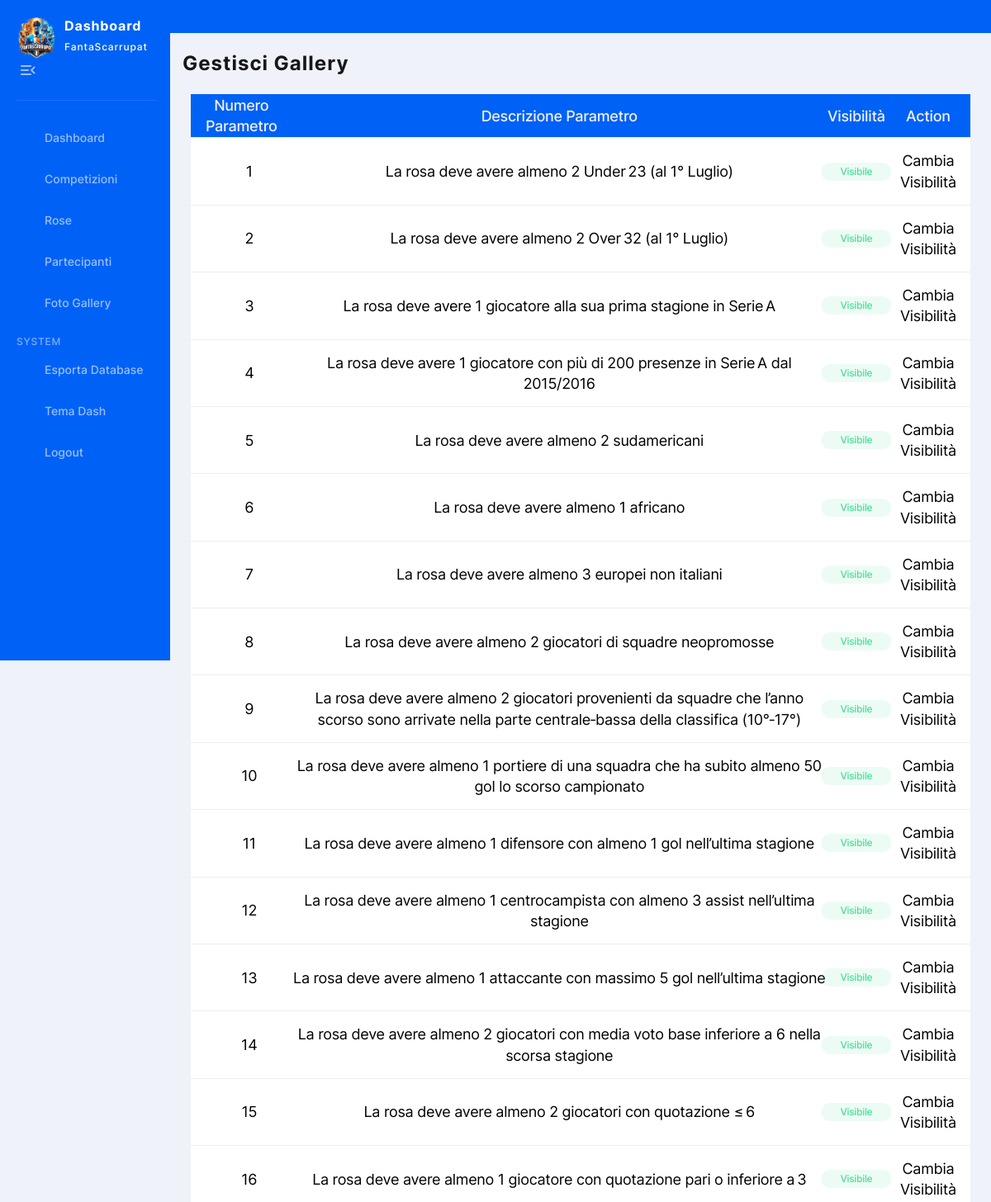
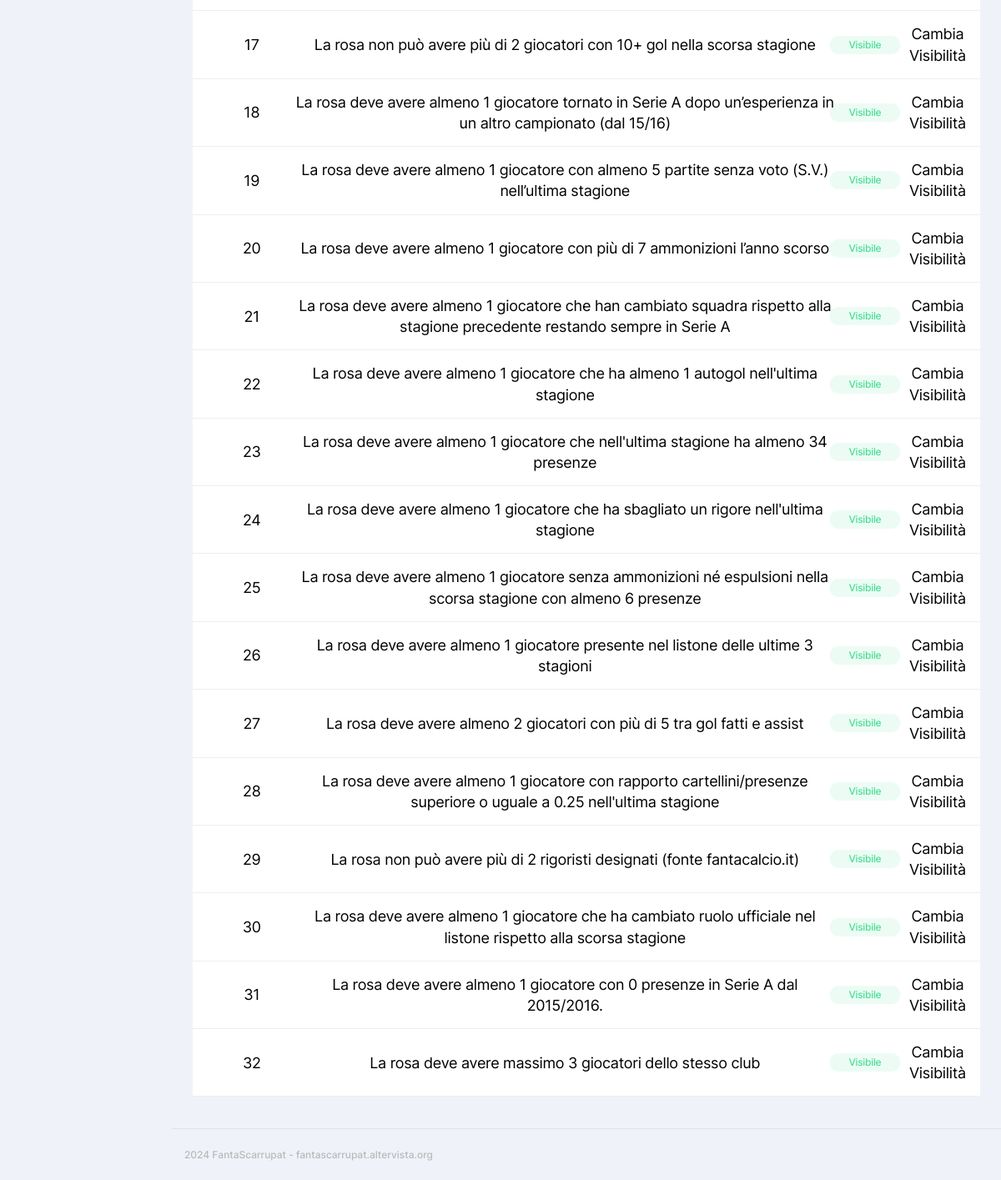
/gestisciParametri.php (signed in), run on the app's committed database (2 pictures, top to bottom).
### tables this page shows
CREATE TABLE IF NOT EXISTS `parametri_rosa` (
                                              `id_parametro` int NOT NULL AUTO_INCREMENT,
                                              `numero_parametro` int NOT NULL,
                                              `testo_parametro` text NOT NULL,
                                              `flag_visibile` varchar(1) NOT NULL,
  PRIMARY KEY (`id_parametro`)
  );

### gestisciParametri.php (the view, shortened to what this page needs)
<!DOCTYPE html>
<html lang="en">
  <head>
    <link rel="stylesheet" href="./css/style.min.css">
  </head>
  <body>
    <?php
    include 'navbarAdmin.php';
    include 'php/connectionDB.php';
    ?>
    <main class="main users chart-page" id="skip-target">
      <div class="container">
        <h2 class="main-title">Gestisci Gallery</h2>
        <div class="col-lg-12">
          <div class="users-table table-wrapper">
            <table class="posts-table">
              <thead>
              <tr class="users-table-info">
                <th>Numero Parametro</th>
                <th>Descrizione Parametro</th>
                <th>Visibilità</th>
                <th>Action</th>
              </tr>
              </thead>
              <tbody id="table-body">
              <?php
              $query = "SELECT * FROM parametri_rosa ORDER BY flag_visibile DESC";
              $result = $conn->query($query);
              if ($result->num_rows > 0) {
                while ($row = $result->fetch_assoc()) {
                  $id_parametro = $row["id_parametro"];
                  ?>
                  <tr>
                    <td><?php echo $row["numero_parametro"]; ?></td>
                    <td><?php echo $row["testo_parametro"] ?></td>
                    <td>
                      <?php
                      if ($row["flag_visibile"]) {
                        ?>
                        <div class="table-cell">
                          <span class="badge-success">Visibile</span>
                        </div>
                        <?php
                      } else {
                        ?>
                        <div class="table-cell">
                          <span class="badge-trashed">Non Visibile</span>
                        </div>
                        <?php
                      }
                      ?>
                    </td>
                    <td>
                      <a href="php/cambiaFlagParametro.php?id_parametro=<?php echo $id_parametro; ?>">
                        Cambia Visibilità
                      </a>
                    </td>
                  </tr>
                  <?php
                }
              }
              ?>
              </tbody>
            </table>
          </div>
        </div>
      </div>
    </main>
    <footer class="footer">
      <div class="container footer--flex">
        <div class="footer-start">
          <p>
            2024 FantaScarrupat -
            <a href="http://fantascarrupat.altervista.org/" target="_blank" rel="noopener noreferrer">
              fantascarrupat.altervista.org
            </a>
          </p>
        </div>
      </div>
    </footer>
  </body>
</html>

### data on the page
parametri_rosa: numero_parametro "1", testo_parametro "La rosa deve avere almeno 2 Under 23 (al 1° Luglio)", flag_visibile "Visibile"
parametri_rosa: numero_parametro "2", testo_parametro "La rosa deve avere almeno 2 Over 32 (al 1° Luglio)", flag_visibile "Visibile"
parametri_rosa: numero_parametro "3", testo_parametro "La rosa deve avere 1 giocatore alla sua prima stagione in Serie A", flag_visibile "Visibile"
parametri_rosa: numero_parametro "4", testo_parametro "La rosa deve avere 1 giocatore con più di 200 presenze in Serie A dal 2015/2016", flag_visibile "Visibile"
parametri_rosa: numero_parametro "5", testo_parametro "La rosa deve avere almeno 2 sudamericani", flag_visibile "Visibile"
parametri_rosa: numero_parametro "6", testo_parametro "La rosa deve avere almeno 1 africano", flag_visibile "Visibile"
parametri_rosa: numero_parametro "7", testo_parametro "La rosa deve avere almeno 3 europei non italiani", flag_visibile "Visibile"
parametri_rosa: numero_parametro "8", testo_parametro "La rosa deve avere almeno 2 giocatori di squadre neopromosse", flag_visibile "Visibile"
parametri_rosa: numero_parametro "9", testo_parametro "La rosa deve avere almeno 2 giocatori provenienti da squadre che l’anno scorso sono arrivate nella parte centrale‑bassa della classifica (10°‑17°)", flag_visibile "Visibile"
parametri_rosa: numero_parametro "10", testo_parametro "La rosa deve avere almeno 1 portiere di una squadra che ha subito almeno 50 gol lo scorso campionato", flag_visibile "Visibile"
parametri_rosa: numero_parametro "11", testo_parametro "La rosa deve avere almeno 1 difensore con almeno 1 gol nell’ultima stagione", flag_visibile "Visibile"
parametri_rosa: numero_parametro "12", testo_parametro "La rosa deve avere almeno 1 centrocampista con almeno 3 assist nell’ultima stagione", flag_visibile "Visibile"
parametri_rosa: numero_parametro "13", testo_parametro "La rosa deve avere almeno 1 attaccante con massimo 5 gol nell’ultima stagione", flag_visibile "Visibile"
parametri_rosa: numero_parametro "14", testo_parametro "La rosa deve avere almeno 2 giocatori con media voto base inferiore a 6 nella scorsa stagione", flag_visibile "Visibile"
parametri_rosa: numero_parametro "15", testo_parametro "La rosa deve avere almeno 2 giocatori con quotazione ≤ 6", flag_visibile "Visibile"
parametri_rosa: numero_parametro "16", testo_parametro "La rosa deve avere almeno 1 giocatore con quotazione pari o inferiore a 3", flag_visibile "Visibile"
parametri_rosa: numero_parametro "17", testo_parametro "La rosa non può avere più di 2 giocatori con 10+ gol nella scorsa stagione", flag_visibile "Visibile"
parametri_rosa: numero_parametro "18", testo_parametro "La rosa deve avere almeno 1 giocatore tornato in Serie A dopo un’esperienza in un altro campionato (dal 15/16)", flag_visibile "Visibile"
parametri_rosa: numero_parametro "19", testo_parametro "La rosa deve avere almeno 1 giocatore con almeno 5 partite senza voto (S.V.) nell’ultima stagione", flag_visibile "Visibile"
parametri_rosa: numero_parametro "20", testo_parametro "La rosa deve avere almeno 1 giocatore con più di 7 ammonizioni l’anno scorso", flag_visibile "Visibile"
parametri_rosa: numero_parametro "21", testo_parametro "La rosa deve avere almeno 1 giocatore che han cambiato squadra rispetto alla stagione precedente restando sempre in Serie A", flag_visibile "Visibile"
parametri_rosa: numero_parametro "22", testo_parametro "La rosa deve avere almeno 1 giocatore che ha almeno 1 autogol nell'ultima stagione", flag_visibile "Visibile"
parametri_rosa: numero_parametro "23", testo_parametro "La rosa deve avere almeno 1 giocatore che nell'ultima stagione ha almeno 34 presenze", flag_visibile "Visibile"
parametri_rosa: numero_parametro "24", testo_parametro "La rosa deve avere almeno 1 giocatore che ha sbagliato un rigore nell'ultima stagione", flag_visibile "Visibile"
parametri_rosa: numero_parametro "25", testo_parametro "La rosa deve avere almeno 1 giocatore senza ammonizioni né espulsioni nella scorsa stagione con almeno 6 presenze", flag_visibile "Visibile"
parametri_rosa: numero_parametro "26", testo_parametro "La rosa deve avere almeno 1 giocatore presente nel listone delle ultime 3 stagioni", flag_visibile "Visibile"
parametri_rosa: numero_parametro "27", testo_parametro "La rosa deve avere almeno 2 giocatori con più di 5 tra gol fatti e assist", flag_visibile "Visibile"
parametri_rosa: numero_parametro "28", testo_parametro "La rosa deve avere almeno 1 giocatore con rapporto cartellini/presenze superiore o uguale a 0.25 nell'ultima stagione", flag_visibile "Visibile"
parametri_rosa: numero_parametro "29", testo_parametro "La rosa non può avere più di 2 rigoristi designati (fonte fantacalcio.it)", flag_visibile "Visibile"
parametri_rosa: numero_parametro "30", testo_parametro "La rosa deve avere almeno 1 giocatore che ha cambiato ruolo ufficiale nel listone rispetto alla scorsa stagione", flag_visibile "Visibile"
parametri_rosa: numero_parametro "31", testo_parametro "La rosa deve avere almeno 1 giocatore con 0 presenze in Serie A dal 2015/2016.", flag_visibile "Visibile"
parametri_rosa: numero_parametro "32", testo_parametro "La rosa deve avere massimo 3 giocatori dello stesso club", flag_visibile "Visibile"
